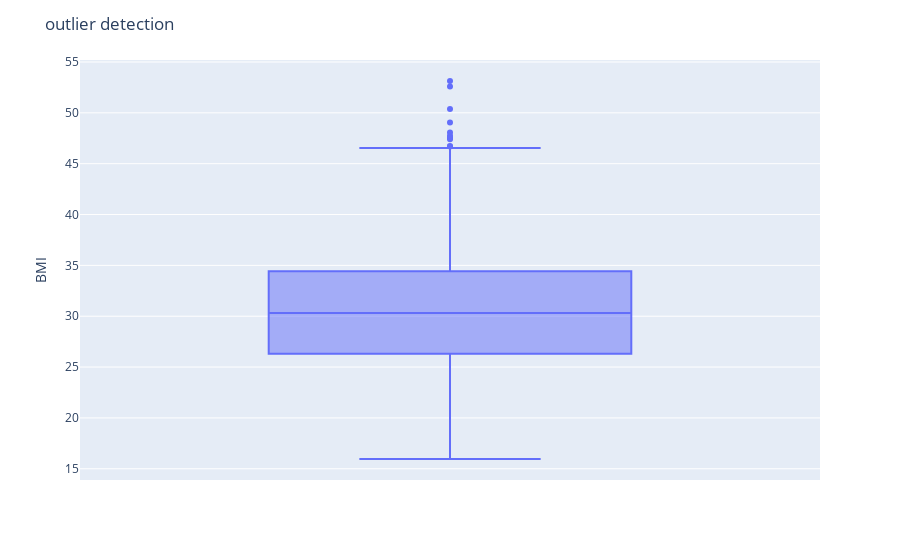

The cell this chart's notebook holds for it:
### Code cell
# draw boxplot  using ploty library.
fig = px.box(data,y='BMI') # boxplot  help to detect outlier.
fig.update_layout(title = 'outlier detection ')
fig.show()

### Figure 1 — Plotly figure (JSON) as saved in the notebook; plotly's stock layout.template omitted (floating-point values rounded to 4 significant figures; data arrays with more than 128 entries replaced by an {"elided": "..."} marker saying what was removed)
{"data": [{"alignmentgroup": "True", "hovertemplate": "BMI=%{y}<extra></extra>", "legendgroup": "", "marker": {"color": "#636efa"}, "name": "", "notched": false, "offsetgroup": "", "orientation": "v", "showlegend": false, "type": "box", "x0": " ", "xaxis": "x", "y": {"elided": "1338 float values"}, "y0": " ", "yaxis": "y"}], "layout": {"boxmode": "group", "legend": {"tracegroupgap": 0}, "margin": {"t": 60}, "title": {"text": "outlier detection "}, "xaxis": {"anchor": "y", "domain": [0, 1]}, "yaxis": {"anchor": "x", "domain": [0, 1], "title": {"text": "BMI"}}}}
